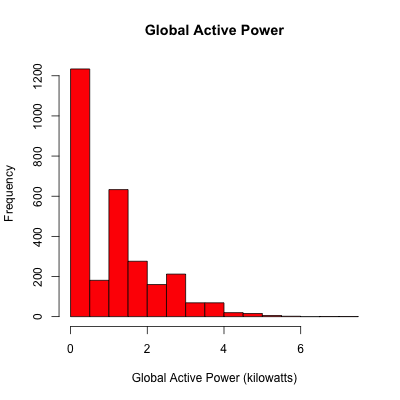

Write R code to recreate this figure.
power<-read.table("household_power_consumtion.txt", sep=";", skip=66636,nrow=2880)  ## read the txt file, only the selected period

   library(datasets)
   
hist(power$V3,col="red",main="Global Active Power", xlab="Global Active Power (kilowatts)") ## create the histogram

   dev.copy(png,width=400, height=400, file="plot1.png") ##create the png file 
   
graphics.off()  ##generate the png file